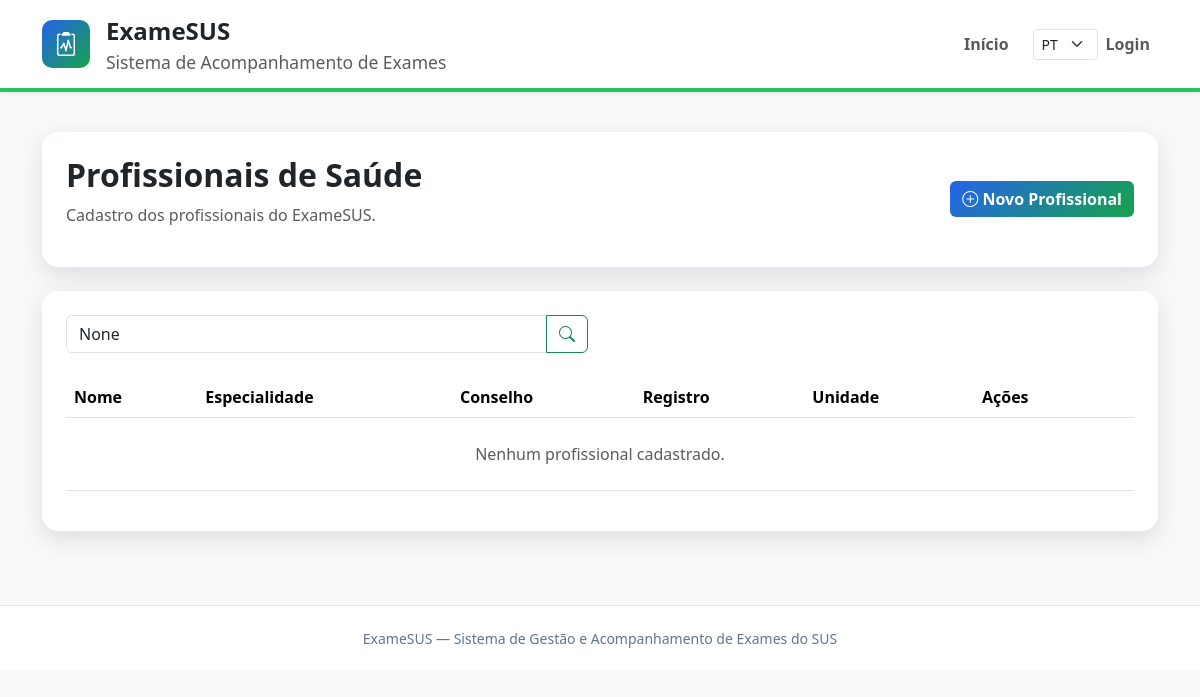
/unidades/profissionais/, run on an earlier commit of the app's database.
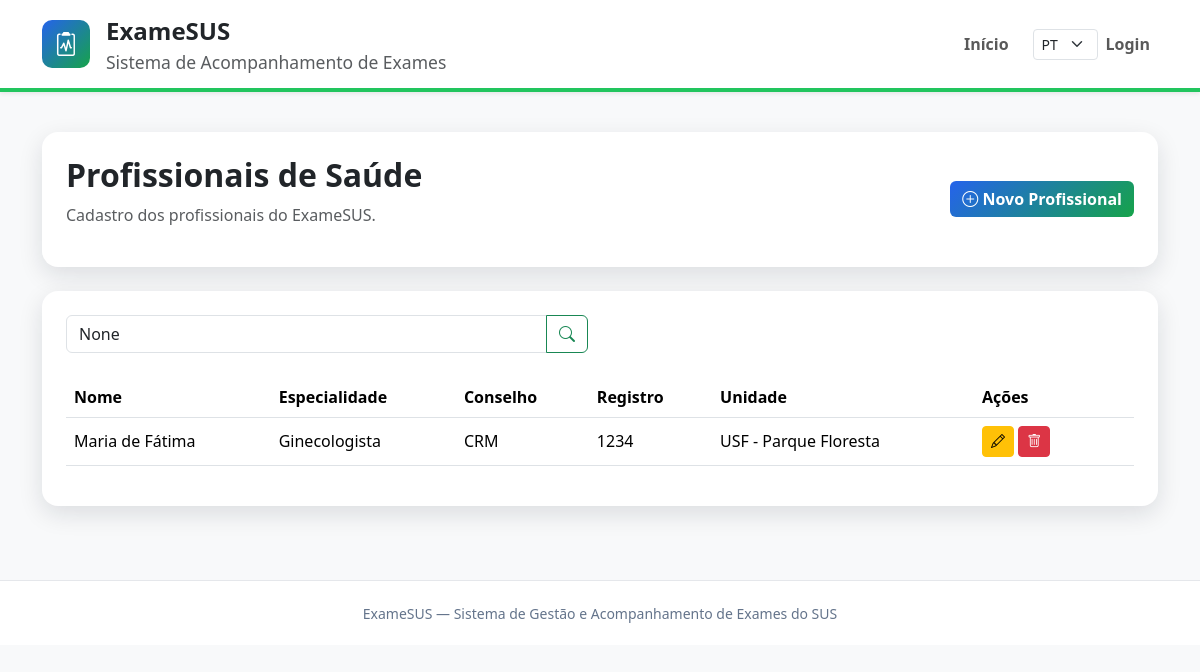
And on a later commit of the database.
### unidades/models.py (models this page shows, shortened)
class Profissional(models.Model):
    CONSELHO_CHOICES = [
        ("CRM", "CRM"),
        ("COREN", "COREN"),
        ("CRO", "CRO"),
        ("CRF", "CRF"),
        ("CRBM", "CRBM"),
        ("OUTRO", "Outro"),
    ]
    nome = models.CharField(max_length=100)
    cpf = models.CharField(max_length=14, unique=True)
    conselho = models.CharField(
        max_length=10,
        choices=CONSELHO_CHOICES
    )
    registro = models.CharField(max_length=30)
    especialidade = models.CharField(max_length=100)
    telefone = models.CharField(
        max_length=20,
        blank=True,
        null=True
    )
    email = models.EmailField(
        blank=True,
        null=True
    )
    unidade = models.ForeignKey(
        UnidadeSaude,
        on_delete=models.CASCADE,
        related_name="profissionais"
    )

class UnidadeSaude(models.Model):
    nome = models.CharField(max_length=100)
    endereco = models.CharField(max_length=200)
    contato = models.CharField(max_length=50)

### unidades/views.py (the view)
# urls.py: path("profissionais/", views.listar_profissionais, name="listar_profissionais"),
def listar_profissionais(request):
    pesquisa = request.GET.get("q")
    profissionais = Profissional.objects.select_related("unidade").order_by("nome")
    if pesquisa:
        profissionais = profissionais.filter(nome__icontains=pesquisa)
    paginator = Paginator(profissionais, 10)
    page = request.GET.get("page")
    profissionais = paginator.get_page(page)
    return render(request, "profissionais/listar.html", {
        "profissionais": profissionais,
        "pesquisa": pesquisa,
    })

### templates/profissionais/listar.html (shortened to what this page needs)
{% extends 'base.html' %}
{% block content %}
<section class="container py-4">
    <div class="card card-examesus p-4 mb-4">
        <div class="d-flex justify-content-between align-items-center">
            <div>
                <h2 class="fw-bold">Profissionais de Saúde</h2>
                <p class="text-muted">Cadastro dos profissionais do ExameSUS.</p>
            </div>
            <a href="{% url 'unidades:criar_profissional' %}" class="btn btn-examesus">
                <i class="bi bi-plus-circle"></i>
                Novo Profissional
            </a>
        </div>
    </div>
    <div class="card card-examesus p-4">
        <form method="get" class="row mb-4">
            <div class="col-md-6">
                <div class="input-group">
                    <input
                        type="text"
                        class="form-control"
                        name="q"
                        value="{{ pesquisa }}"
                        placeholder="Pesquisar profissional">
                    <button class="btn btn-outline-success">
                        <i class="bi bi-search"></i>
                    </button>
                </div>
            </div>
        </form>
        <div class="table-responsive">
            <table class="table table-hover align-middle">
                <thead>
                    <tr>
                        <th>Nome</th>
                        <th>Especialidade</th>
                        <th>Conselho</th>
                        <th>Registro</th>
                        <th>Unidade</th>
                        <th width="160">Ações</th>
                    </tr>
                </thead>
                <tbody>
                {% for profissional in profissionais %}
                    <tr>
                        <td>{{ profissional.nome }}</td>
                        <td>{{ profissional.especialidade }}</td>
                        <td>{{ profissional.conselho }}</td>
                        <td>{{ profissional.registro }}</td>
                        <td>{{ profissional.unidade.nome }}</td>
                        <td>
                            <a href="{% url 'unidades:editar_profissional' profissional.id %}"
                               class="btn btn-warning btn-sm">
                                <i class="bi bi-pencil"></i>
                            </a>
                            <form method="post"
                                  action="{% url 'unidades:excluir_profissional' profissional.id %}"
                                  class="d-inline">
                                <button type="submit"
                                        class="btn btn-danger btn-sm"
                                        onclick="return confirm('Deseja realmente excluir este profissional?')">
                                    <i class="bi bi-trash"></i>
                                </button>
                            </form>
                        </td>
                    </tr>
                {% empty %}
                    <tr>
                        <td colspan="6" class="text-center text-muted py-4">
                            Nenhum profissional cadastrado.
                        </td>
                    </tr>
                {% endfor %}
                </tbody>
            </table>
        </div>
    </div>
</section>
{% endblock %}

What changed in the data, as far as the page shows it:
added Profissional: nome "Maria de Fátima", especialidade "Ginecologista", conselho "CRM", registro "1234", unidade.nome "USF - Parque Floresta"
Also different on the page:
text no longer shown: "Nenhum profissional cadastrado."
